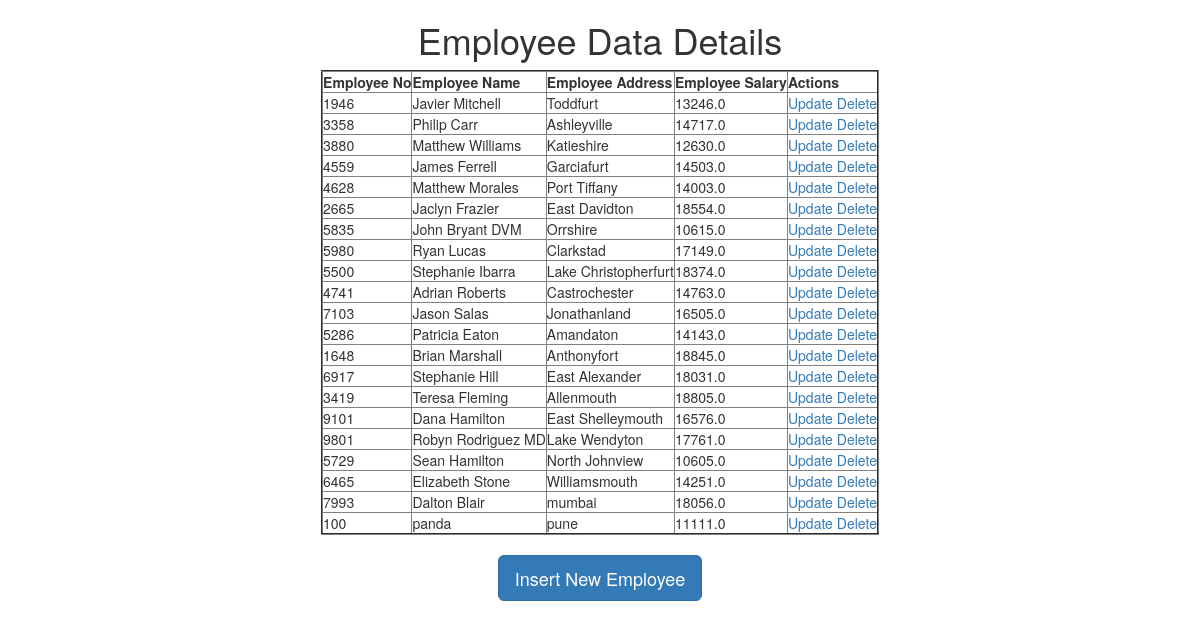
The page / on the database its author committed.
### testapp/models.py (models this page shows)
class Employee(models.Model):
    eno=models.IntegerField()
    ename=models.CharField(max_length=40)
    eaddr=models.CharField(max_length=100)
    esal=models.FloatField()

### testapp/views.py (the view)
# urls.py: path('', views.emp_view),
def emp_view(request):
    employee=Employee.objects.all()
    return render(request,'testapp/index.html',{'employee':employee})

### templates/testapp/index.html
{% extends 'testapp/base.html' %}
{% block body_block %}
<h1>Employee Data Details</h1>
<table border=2>
  <thead>
    <th>Employee No</th>
    <th>Employee Name</th>
    <th>Employee Address</th>
    <th>Employee Salary</th>
    <th>Actions</th>
  </thead>
  {%for emp in employee %}
  <tr>
    <td>{{emp.eno}}</td>
    <td>{{emp.ename}}</td>
    <td>{{emp.eaddr}}</td>
    <td>{{emp.esal}}</td>
    <td> <a href="/update/{{emp.id}}">Update</a> <a href="/delete/{{emp.id}}">Delete</a> </td>
  </tr>
  {%endfor%}
</table><br>
<a href="addemp/" class='btn btn-primary btn-lg '>Insert New Employee</a>
{% endblock  %}

### templates/testapp/base.html (shortened to what this page needs)
<!DOCTYPE html>
<html lang="en" dir="ltr">
  <head>
<link rel="stylesheet" href="https://stackpath.bootstrapcdn.com/bootstrap/3.4.1/css/bootstrap.min.css">
  </head>
  <body>
    <div class="container" align="center">
      {% block body_block %}
      {% endblock  %}
    </div>
  </body>
</html>

### rows shown on the page
Employee: eno "1946", ename "Javier Mitchell", eaddr "Toddfurt", esal "13246.0"
Employee: eno "3358", ename "Philip Carr", eaddr "Ashleyville", esal "14717.0"
Employee: eno "3880", ename "Matthew Williams", eaddr "Katieshire", esal "12630.0"
Employee: eno "4559", ename "James Ferrell", eaddr "Garciafurt", esal "14503.0"
Employee: eno "4628", ename "Matthew Morales", eaddr "Port Tiffany", esal "14003.0"
Employee: eno "2665", ename "Jaclyn Frazier", eaddr "East Davidton", esal "18554.0"
Employee: eno "5835", ename "John Bryant DVM", eaddr "Orrshire", esal "10615.0"
Employee: eno "5980", ename "Ryan Lucas", eaddr "Clarkstad", esal "17149.0"
Employee: eno "5500", ename "Stephanie Ibarra", eaddr "Lake Christopherfurt", esal "18374.0"
Employee: eno "4741", ename "Adrian Roberts", eaddr "Castrochester", esal "14763.0"
Employee: eno "7103", ename "Jason Salas", eaddr "Jonathanland", esal "16505.0"
Employee: eno "5286", ename "Patricia Eaton", eaddr "Amandaton", esal "14143.0"
Employee: eno "1648", ename "Brian Marshall", eaddr "Anthonyfort", esal "18845.0"
Employee: eno "6917", ename "Stephanie Hill", eaddr "East Alexander", esal "18031.0"
Employee: eno "3419", ename "Teresa Fleming", eaddr "Allenmouth", esal "18805.0"
Employee: eno "9101", ename "Dana Hamilton", eaddr "East Shelleymouth", esal "16576.0"
Employee: eno "9801", ename "Robyn Rodriguez MD", eaddr "Lake Wendyton", esal "17761.0"
Employee: eno "5729", ename "Sean Hamilton", eaddr "North Johnview", esal "10605.0"
Employee: eno "6465", ename "Elizabeth Stone", eaddr "Williamsmouth", esal "14251.0"
Employee: eno "7993", ename "Dalton Blair", eaddr "mumbai", esal "18056.0"
Employee: eno "100", ename "panda", eaddr "pune", esal "11111.0"
